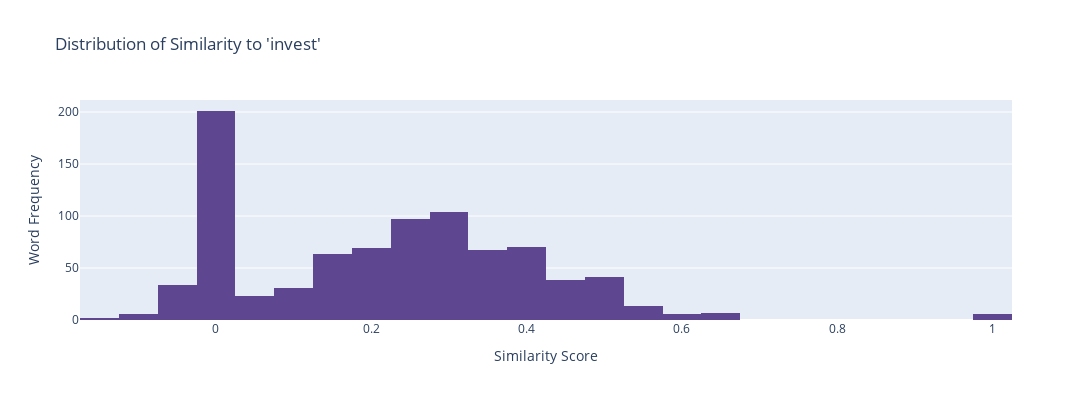

Notebook source saved alongside this figure:
### Markdown cell above
### 3.3 Similarity to investing
Using the same process as when computing the similarity to aspiration words (see 3.2), similairty to the term "invest" is calculated.

### Code cell
invest_nlp = nlp('invest')
invest_word_similarity = [word_nlp.similarity(invest_nlp) for word_nlp in all_words_nlp]

fig = go.Figure(data=[go.Histogram(x=invest_word_similarity,marker_color='rgb(95, 70, 144)')])

fig.update_layout(
    title="Distribution of Similarity to 'invest'",
    xaxis_title="Similarity Score",
    yaxis_title="Word Frequency",
    legend_title="Legend Title",
    width=1100,
    height=400
)
# fig.write_image('similarity_invest.png', scale=2)

fig.show()

### Figure 1 — Plotly figure (JSON) as saved in the notebook; plotly's stock layout.template omitted (floating-point values rounded to 4 significant figures; data arrays with more than 128 entries replaced by an {"elided": "..."} marker saying what was removed)
{"data": [{"marker": {"color": "rgb(95, 70, 144)"}, "type": "histogram", "x": {"elided": "878 float values"}}], "layout": {"height": 400, "legend": {"title": {"text": "Legend Title"}}, "title": {"text": "Distribution of Similarity to 'invest'"}, "width": 1100, "xaxis": {"title": {"text": "Similarity Score"}}, "yaxis": {"title": {"text": "Word Frequency"}}}}
